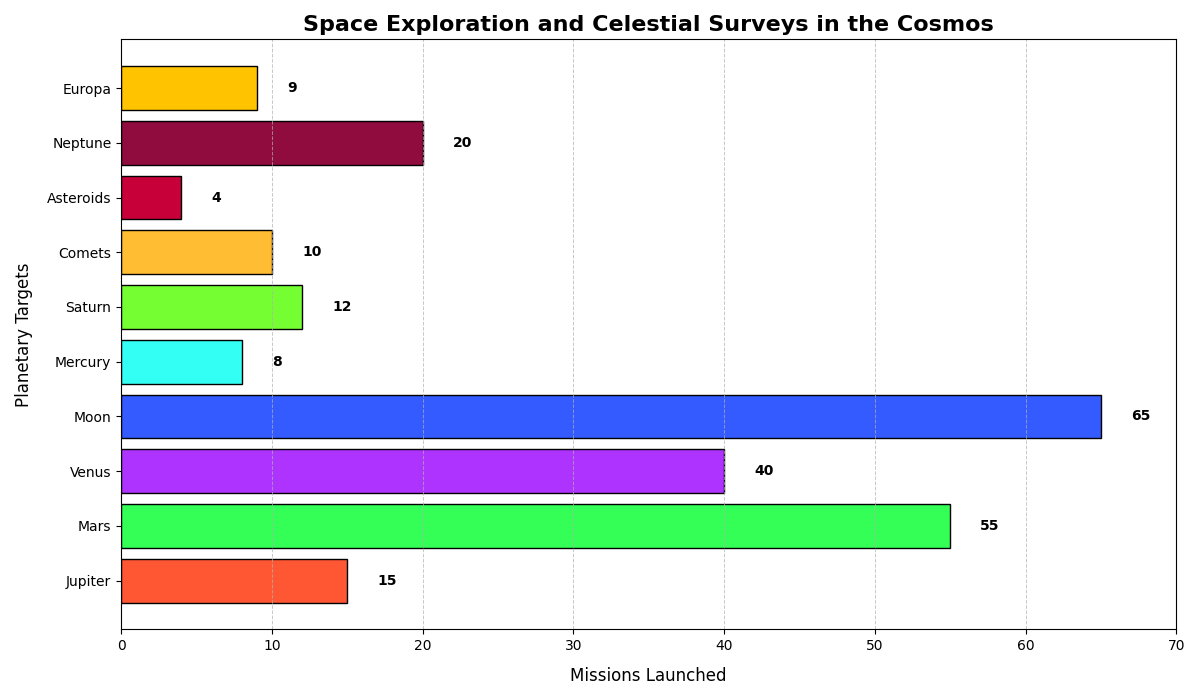

Python code for this plot:
import matplotlib.pyplot as plt
import numpy as np

# Existing data series
celestial_bodies = ['Jupiter', 'Mars', 'Venus', 'Moon', 'Mercury', 'Saturn', 'Comets']
missions_count = [15, 55, 40, 65, 8, 12, 10]
# Additional data series
additional_bodies = ['Asteroids', 'Neptune', 'Europa']
additional_missions_count = [4, 20, 9]

# Combine both data series
all_bodies = celestial_bodies + additional_bodies
all_missions_count = missions_count + additional_missions_count

# Manually shuffled colors list, extended for new categories
colors = ['#FF5733', '#33FF57', '#AF33FF', '#335BFF', '#33FFF5', '#75FF33', '#FFBD33', '#C70039', '#900C3F', '#FFC300']

fig, ax = plt.subplots(figsize=(12, 7))
bars = ax.barh(all_bodies, all_missions_count, color=colors, edgecolor='black')

for bar, count in zip(bars, all_missions_count):
    xval = bar.get_width()
    ax.text(xval + 2, bar.get_y() + bar.get_height()/2, str(count), va='center', fontsize=10, fontweight='bold', color='black')

ax.set_title('Space Exploration and Celestial Surveys in the Cosmos', fontsize=16, fontweight='bold')
ax.set_xlabel('Missions Launched', fontsize=12, labelpad=10)
ax.set_ylabel('Planetary Targets', fontsize=12, labelpad=10)

ax.set_xlim(0, 70)
ax.grid(True, which='both', axis='x', linestyle='--', linewidth=0.7, alpha=0.7)

plt.tight_layout()
plt.show()
